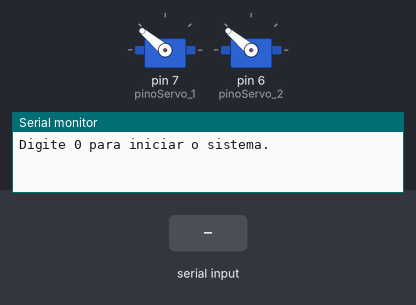
The sketch below on a simulated Arduino Uno, built with avr-gcc and run on an emulated ATmega328P. Shown: 2 × servo, the last lines printed to the serial monitor. The inputs (shaded band) are chosen by the test bench.

Above: at 1.5 s.
1.6 s: "0\n" received over Serial
At 2.8 s:
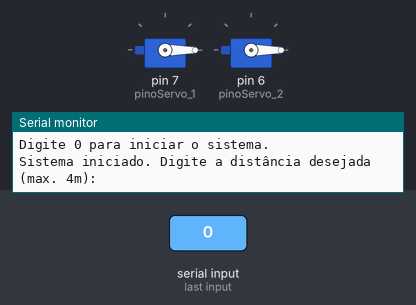
3.1 s: "90,45\n" received over Serial
At 4.3 s:
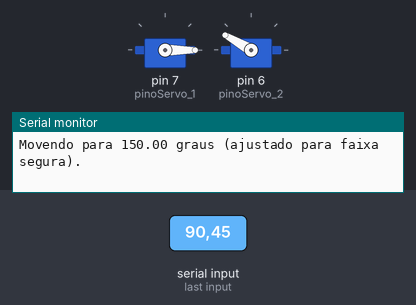
4.6 s: "10\n" received over Serial
At 5.3 s:
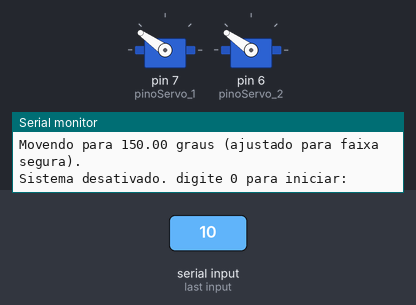
Timing chart, 0 to 7.6 s (numbered marks = the images above; inputs shaded):
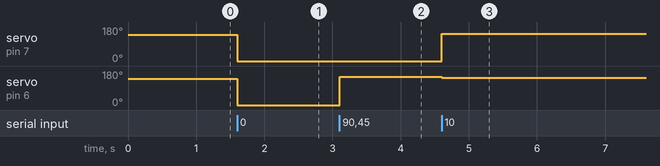

The sketch:

codigoAtuadores.ino
```cpp
#include <Servo.h>

Servo meuServo_1;
Servo meuServo_2;
const int pinoServo_2 = 6;
const int pinoServo_1 = 7;
String entradaSerial = "";
float distancia = 0;
bool modoAtivo = false;

void setup() {
  Serial.begin(9600);
  meuServo_1.attach(pinoServo_1);
  meuServo_1.write(140);
  delay(150);
  meuServo_2.attach(pinoServo_2);
  meuServo_2.write(140);
  delay(150);
  Serial.println("Digite 0 para iniciar o sistema.");
}

void loop() {
  if (Serial.available()) {
    char caractere = Serial.read();

    if (caractere == '\n') {
      float valorRecebido = entradaSerial.toFloat();

      if (!modoAtivo && valorRecebido == 0) {
        meuServo_1.write(0);
        meuServo_2.write(0);
        Serial.println("Sistema iniciado. Digite a distância desejada (max. 4m):");
        modoAtivo = true;
      } else if(modoAtivo && valorRecebido == 10){
        meuServo_1.write(145);
        meuServo_2.write(145);
        Serial.println("Sistema desativado. digite 0 para iniciar: ");
        modoAtivo = false;
      }else if (modoAtivo) {
        distancia = valorRecebido;

        float angulo_distancia = 33.323 * pow(distancia, 3) - 229.2 * pow(distancia, 2) + 564.95 * distancia - 440.2;
        if (angulo_distancia < 0) {
          angulo_distancia = 0;
        } else if (angulo_distancia > 150) {
          angulo_distancia = 150;
        }
        meuServo_2.write(constrain(angulo_distancia, 0, 180));
        Serial.print("Movendo para ");
        Serial.print(angulo_distancia);
        Serial.println(" graus (ajustado para faixa segura).");
      } else {
        Serial.println("Digite 0 para iniciar.");
      }

      entradaSerial = "";
    } else {
      entradaSerial += caractere; // Constrói a string recebida
    }
  }
}
```

Measured:
- after the input at 1.6 s, servo on pin 7 (pinoServo_1), servo on pin 6 (pinoServo_2): 140° → 0° at once
- after the input at 3.1 s, servo on pin 6 (pinoServo_2): 0° → 150° at once
- after the input at 4.6 s, servo on pin 7 (pinoServo_1): 0° → 145° at once; servo on pin 6 (pinoServo_2): 150° → 145° at once
